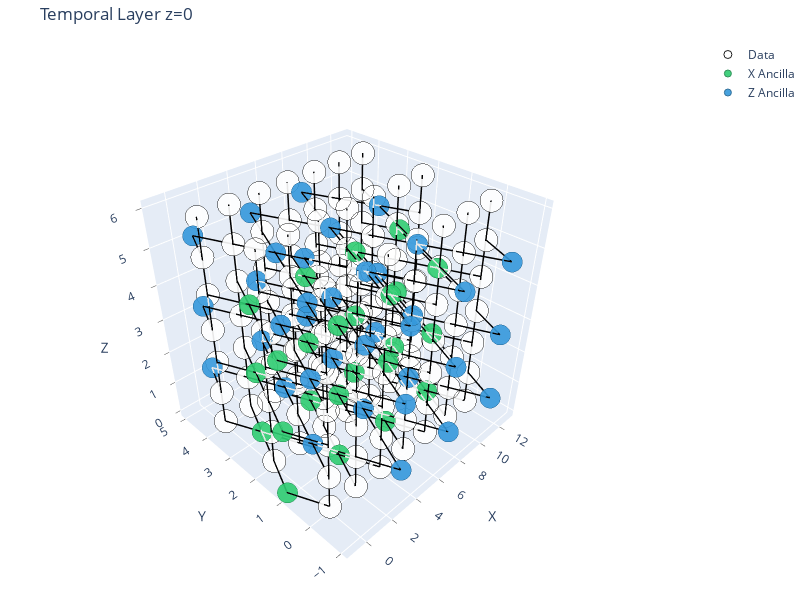

The code cell stored with this chart in its notebook:
### Code cell
# Matplotlib 可視化（水平）
layer_h = build_horizontal()
print(len(layer_h.cubes_), "cubes")
print(len(layer_h.node2coord))
print(layer_h.node2coord)
# assert no duplicate values in the layer_h.node2coord
assert len(layer_h.node2coord) == len(set(layer_h.node2coord.values()))
out_png = pathlib.Path("./").resolve().with_name("fig_T26_horiz.png")
visualize_temporal_layer(
    layer_h, save_path=str(out_png), show=False, show_axes=True, show_grid=True
)
print("Saved:", out_png)

# Plotly 可視化（水平）
fig1 = visualize_temporal_layer_plotly(
    layer_h, aspectmode="data", reverse_axes=True, show_axes=True, show_grid=True
)
fig1.show()

### Figure 1 — Plotly figure (JSON) as saved in the notebook; plotly's stock layout.template omitted (floating-point values rounded to 4 significant figures; data arrays with more than 128 entries replaced by an {"elided": "..."} marker saying what was removed)
{"data": [{"hovertemplate": "<b>%{text}</b><br>x: %{x}<br>y: %{y}<br>z: %{z}<extra></extra>", "marker": {"color": "white", "line": {"color": "black", "width": 1}, "opacity": 0.9, "size": 8}, "mode": "markers", "name": "Data", "text": {"elided": "147 str values"}, "type": "scatter3d", "x": {"elided": "147 int values"}, "y": {"elided": "147 int values"}, "z": {"elided": "147 int values"}}, {"hovertemplate": "<b>%{text}</b><br>x: %{x}<br>y: %{y}<br>z: %{z}<extra></extra>", "marker": {"color": "#2ecc71", "line": {"color": "#1e8449", "width": 1}, "opacity": 0.9, "size": 7}, "mode": "markers", "name": "X Ancilla", "text": ["Node 9: ancilla_x", "Node 10: ancilla_x", "Node 11: ancilla_x", "Node 34: ancilla_x", "Node 35: ancilla_x", "Node 36: ancilla_x", "Node 59: ancilla_x", "Node 60: ancilla_x", "Node 61: ancilla_x", "Node 93: ancilla_x", "Node 94: ancilla_x", "Node 95: ancilla_x", "Node 118: ancilla_x", "Node 119: ancilla_x", "Node 120: ancilla_x", "Node 143: ancilla_x", "Node 144: ancilla_x", "Node 145: ancilla_x", "Node 171: ancilla_x", "Node 172: ancilla_x", "Node 183: ancilla_x", "Node 184: ancilla_x", "Node 195: ancilla_x", "Node 196: ancilla_x"], "type": "scatter3d", "x": [-1, 3, 1, -1, 3, 1, -1, 3, 1, 11, 9, 13, 11, 9, 13, 11, 9, 13, 7, 5, 7, 5, 7, 5], "y": [1, 1, 3, 1, 1, 3, 1, 1, 3, 1, 3, 3, 1, 3, 3, 1, 3, 3, 1, 3, 1, 3, 1, 3], "z": [0, 0, 0, 2, 2, 2, 4, 4, 4, 0, 0, 0, 2, 2, 2, 4, 4, 4, 0, 0, 2, 2, 4, 4]}, {"hovertemplate": "<b>%{text}</b><br>x: %{x}<br>y: %{y}<br>z: %{z}<extra></extra>", "marker": {"color": "#3498db", "line": {"color": "#1f618d", "width": 1}, "opacity": 0.9, "size": 7}, "mode": "markers", "name": "Z Ancilla", "text": ["Node 21: ancilla_z", "Node 22: ancilla_z", "Node 23: ancilla_z", "Node 24: ancilla_z", "Node 46: ancilla_z", "Node 47: ancilla_z", "Node 48: ancilla_z", "Node 49: ancilla_z", "Node 71: ancilla_z", "Node 72: ancilla_z", "Node 73: ancilla_z", "Node 74: ancilla_z", "Node 105: ancilla_z", "Node 106: ancilla_z", "Node 107: ancilla_z", "Node 108: ancilla_z", "Node 130: ancilla_z", "Node 131: ancilla_z", "Node 132: ancilla_z", "Node 133: ancilla_z", "Node 155: ancilla_z", "Node 156: ancilla_z", "Node 157: ancilla_z", "Node 158: ancilla_z", "Node 176: ancilla_z", "Node 177: ancilla_z", "Node 178: ancilla_z", "Node 179: ancilla_z", "Node 188: ancilla_z", "Node 189: ancilla_z", "Node 190: ancilla_z", "Node 191: ancilla_z", "Node 200: ancilla_z", "Node 201: ancilla_z", "Node 202: ancilla_z", "Node 203: ancilla_z"], "type": "scatter3d", "x": [3, 1, 3, 1, 3, 1, 3, 1, 3, 1, 3, 1, 11, 9, 11, 9, 11, 9, 11, 9, 11, 9, 11, 9, 7, 5, 7, 5, 7, 5, 7, 5, 7, 5, 7, 5], "y": [-1, 1, 3, 5, -1, 1, 3, 5, -1, 1, 3, 5, -1, 1, 3, 5, -1, 1, 3, 5, -1, 1, 3, 5, -1, 1, 3, 5, -1, 1, 3, 5, -1, 1, 3, 5], "z": [1, 1, 1, 1, 3, 3, 3, 3, 5, 5, 5, 5, 1, 1, 1, 1, 3, 3, 3, 3, 5, 5, 5, 5, 1, 1, 1, 1, 3, 3, 3, 3, 5, 5, 5, 5]}, {"hoverinfo": "none", "line": {"color": "black", "width": 3}, "mode": "lines", "name": "Edges", "showlegend": false, "type": "scatter3d", "x": {"elided": "954 int values"}, "y": {"elided": "954 int values"}, "z": {"elided": "954 int values"}}], "layout": {"height": 600, "margin": {"b": 0, "l": 0, "r": 0, "t": 40}, "scene": {"aspectmode": "manual", "aspectratio": {"x": 1, "y": 1, "z": 1}, "camera": {"eye": {"x": 1.5, "y": 1.5, "z": 1.5}}, "xaxis": {"autorange": "reversed", "mirror": true, "showgrid": true, "showline": true, "ticks": "outside", "title": {"text": "X"}, "zeroline": true}, "yaxis": {"autorange": "reversed", "mirror": true, "showgrid": true, "showline": true, "ticks": "outside", "title": {"text": "Y"}, "zeroline": true}, "zaxis": {"mirror": true, "showgrid": true, "showline": true, "ticks": "outside", "title": {"text": "Z"}, "zeroline": true}}, "title": {"text": "Temporal Layer z=0"}, "width": 800}}
